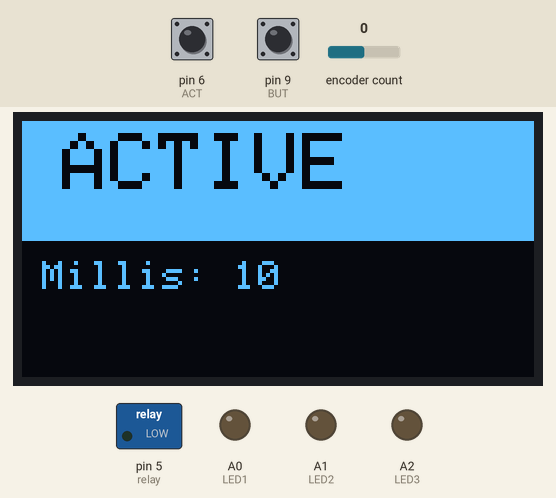
Simulated run of this sketch. Board: Arduino Uno, built with avr-gcc and run on an emulated ATmega328P. Shown: 128×64 one-colour display, switched loads named in the sketch (green lamp = pin HIGH), output pins drawn as LEDs (lit = HIGH). The inputs (shaded band) are chosen by the test bench; at power-on: pin 9 (BUT) HIGH, encoder count 0, pin 6 (ACT) HIGH. The display library's start-up logo is not drawn; what the sketch prints to the serial monitor is not drawn.

Above: at 2.2 s.
2.3 s: pin 9 (BUT) pulled LOW for 0.15 s
At 2.4 s:
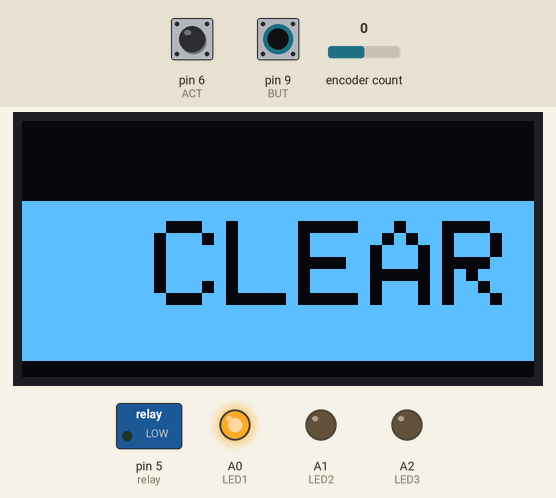
3.9 s: pin 9 (BUT) pulled LOW for 3.2 s
At 5.43 s:
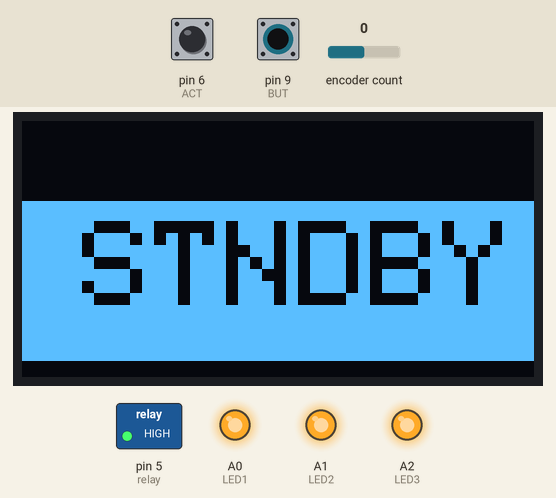
8.6 s: encoder count set to 1
At 9.1 s:
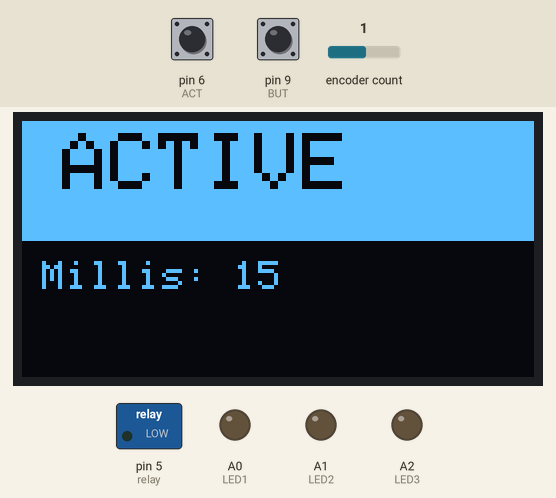
10.1 s: pin 6 (ACT) pulled LOW for 0.15 s
At 10.9 s:
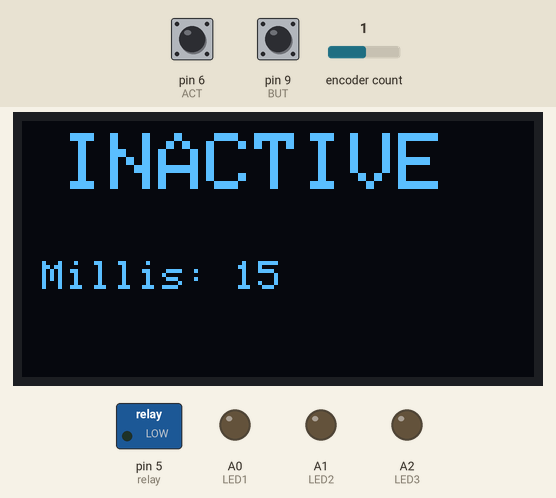
11.7 s: encoder count set to 2
At 12.6 s:
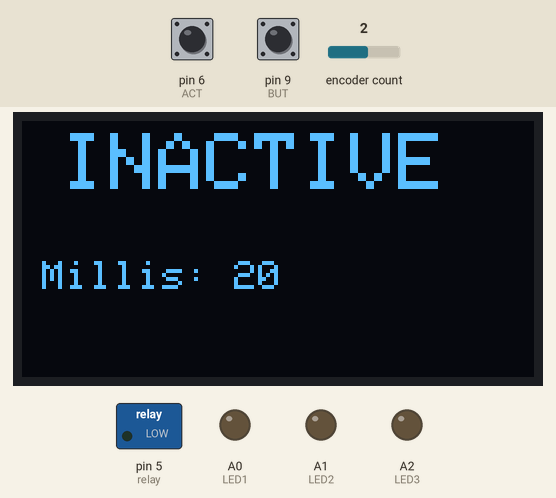
13.2 s: pin 6 (ACT) pulled LOW for 1 s
At 14.5 s:
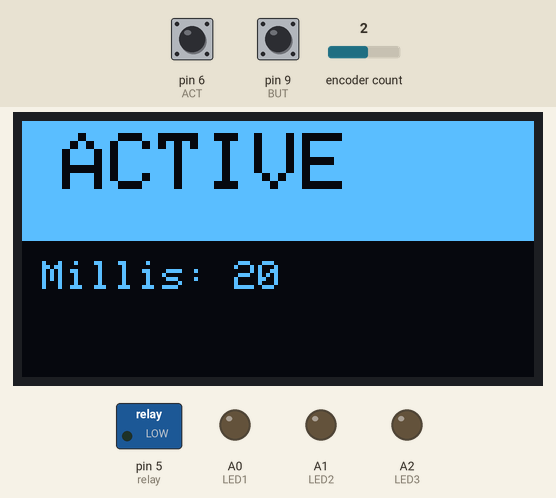
Timing chart, 0 to 16.2 s (numbered marks = the images above; inputs shaded):
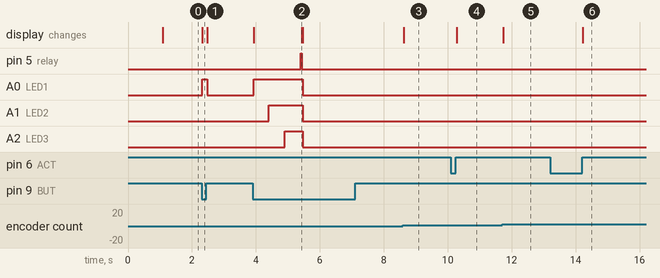

The sketch:

Welder.ino
```cpp
#include <RotaryEncoder.h>
#define PIN_IN1 8
#define PIN_IN2 7
#include <SPI.h>
#include <Wire.h>
#include <Adafruit_GFX.h>
#include <Adafruit_SSD1306.h>

#define SCREEN_WIDTH 128 // OLED display width, in pixels
#define SCREEN_HEIGHT 64 // OLED display height, in pixels
#define OLED_RESET     -1
#define SCREEN_ADDRESS 0x3C

Adafruit_SSD1306 display(SCREEN_WIDTH, SCREEN_HEIGHT, &Wire, OLED_RESET);

#define relay 5
#define BUT 9
#define ACT 6

#define LED1 A0
#define LED2 A1
#define LED3 A2

RotaryEncoder encoder(PIN_IN1, PIN_IN2, RotaryEncoder::LatchMode::TWO03);

void setup() {
  pinMode(ACT,INPUT_PULLUP);
  pinMode(BUT,INPUT_PULLUP);
  pinMode(LED1,OUTPUT);
  pinMode(LED2,OUTPUT);
  pinMode(LED3,OUTPUT);
  pinMode(relay,OUTPUT);

  if(!display.begin(SSD1306_SWITCHCAPVCC, SCREEN_ADDRESS)) {
    Serial.println(F("SSD1306 allocation failed"));
    for(;;);
  }

  display.display();
  display.clearDisplay();
  delay(1000);
  Serial.begin(9600);

}
boolean PRES[2] = {0,0};
boolean ACTIVATE[2] = {0,0};
boolean active = false;
boolean surge = false;
int onTime = 10;
boolean trig = false;
unsigned long start;
void loop() {
  encoder.tick();

  digitalWrite(LED1,LOW);digitalWrite(LED2,LOW);digitalWrite(LED3,LOW);digitalWrite(relay,LOW);
  static int pos = 0;
  int newPos = encoder.getPosition();
  PRES[0] = digitalRead(BUT);
  ACTIVATE[0] = digitalRead(ACT);
  if (ACTIVATE[0] != ACTIVATE[1]){if(ACTIVATE[0] == HIGH){active = !active;}trig = true;}
  else trig = false;

  if (pos != newPos||((PRES[0] == 0 && PRES[1] == 1))||trig){
    trig = false;

    if(PRES[0] == 0 && PRES[1] == 1) surge = true;
    else{
      surge = false;
    }
    if(surge && active){
      start = millis();
      runSurge(onTime,false);
      while(digitalRead(BUT) == LOW){
        if(millis() - start > 0)digitalWrite(LED1,HIGH);
        if(millis() - start > 500)digitalWrite(LED2,HIGH);
        if(millis() - start > 1000)digitalWrite(LED3,HIGH);
        if(millis() - start > 1500){digitalWrite(relay,HIGH);
        runSurge(onTime,true);

        delay(onTime);

        digitalWrite(relay,LOW);
        break;
        }
      }
    }
    pos = newPos;
    onTime += 5*(int)(encoder.getDirection());
    bleh(onTime);


  }
  PRES[1] = PRES[0];
  ACTIVATE[1] = ACTIVATE[0];
}

void runSurge(int ms, boolean uh){
  display.clearDisplay();
  display.setTextSize(3);
  display.setCursor(15,25);
  display.fillRect(0,20,128,40, WHITE);
  display.setTextColor(SSD1306_BLACK);
  if(!uh)
  display.print(" CLEAR");
  else
  display.print("STNDBY");
  display.display();
  Serial.println("surge");
}
void bleh(int ms){
  display.clearDisplay();
  display.setTextSize(2);
  display.setCursor(10,3);
  if(active){
    display.fillRect(0,0,128,30, WHITE);
    display.setTextColor(SSD1306_BLACK);
    display.print("ACTIVE");

  }
  else{
    display.setTextColor(SSD1306_WHITE)  ;
    display.print("INACTIVE");

  }
  display.setTextSize(1);
  display.setTextColor(SSD1306_WHITE);
  display.setCursor(5,35);
  display.print("Millis: ");
  display.print(ms);
  display.display();
}
```

Measured:
- after the input at 2.3 s, A0 (LED1): LOW → HIGH at once, → LOW 0.15 s later; the display: changes at once (image 1)
- after the input at 3.9 s, pin 5 (relay): LOW → HIGH after 1.5 s, → LOW 0.04 s later; A0 (LED1): LOW → HIGH at once, → LOW 1.5 s later; A1 (LED2): LOW → HIGH after 0.50 s, → LOW 1.1 s later; A2 (LED3): LOW → HIGH after 1.0 s, → LOW 0.57 s later; the display: first changes at once (image 2 shows a later state)
- after the input at 8.6 s, the display: changes at once (image 3)
- after the input at 10.1 s, the display: changes after 0.18 s (image 4)
- after the input at 11.7 s, the display: changes at once (image 5)
- after the input at 13.2 s, the display: changes after 1.0 s (image 6)
